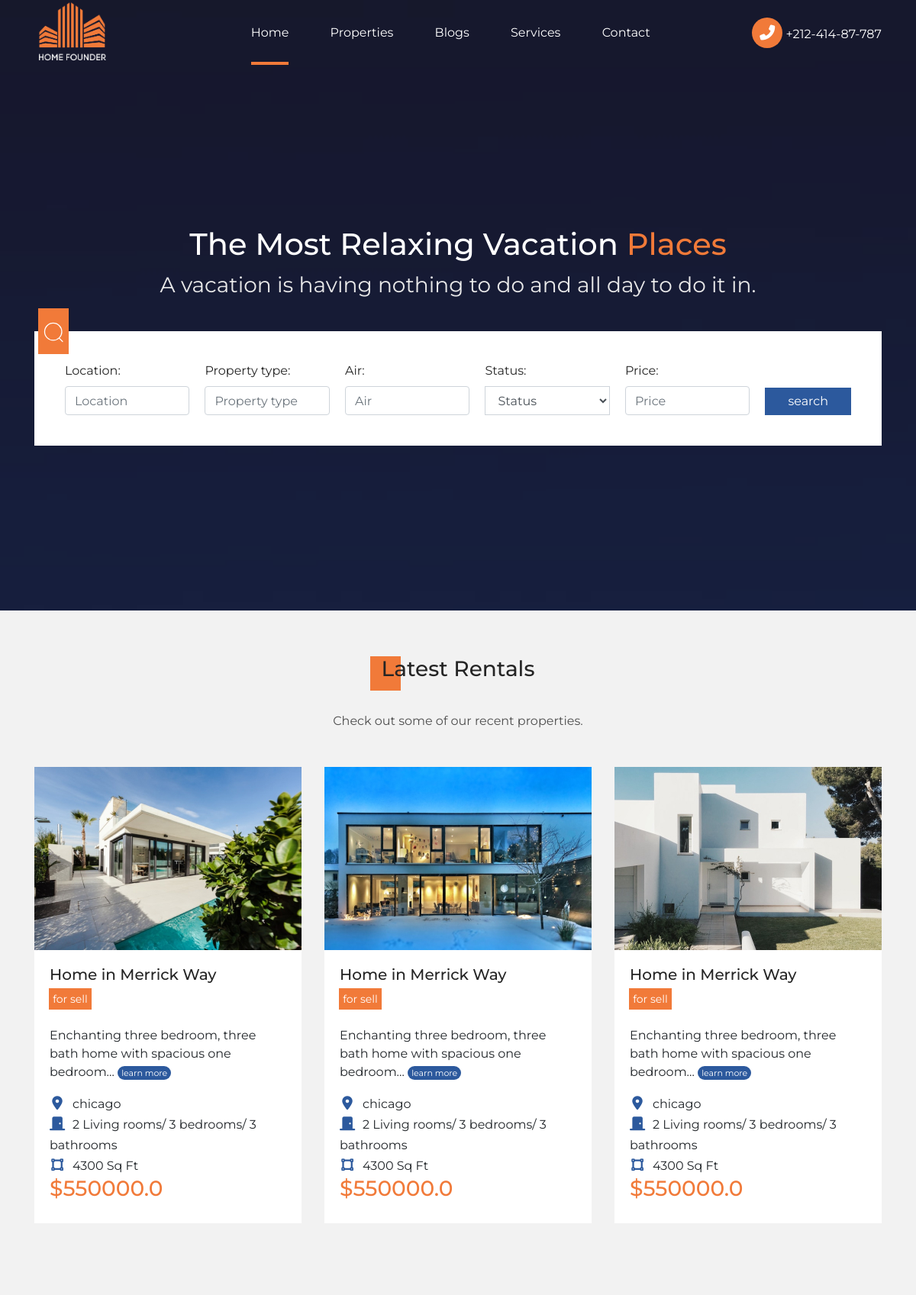
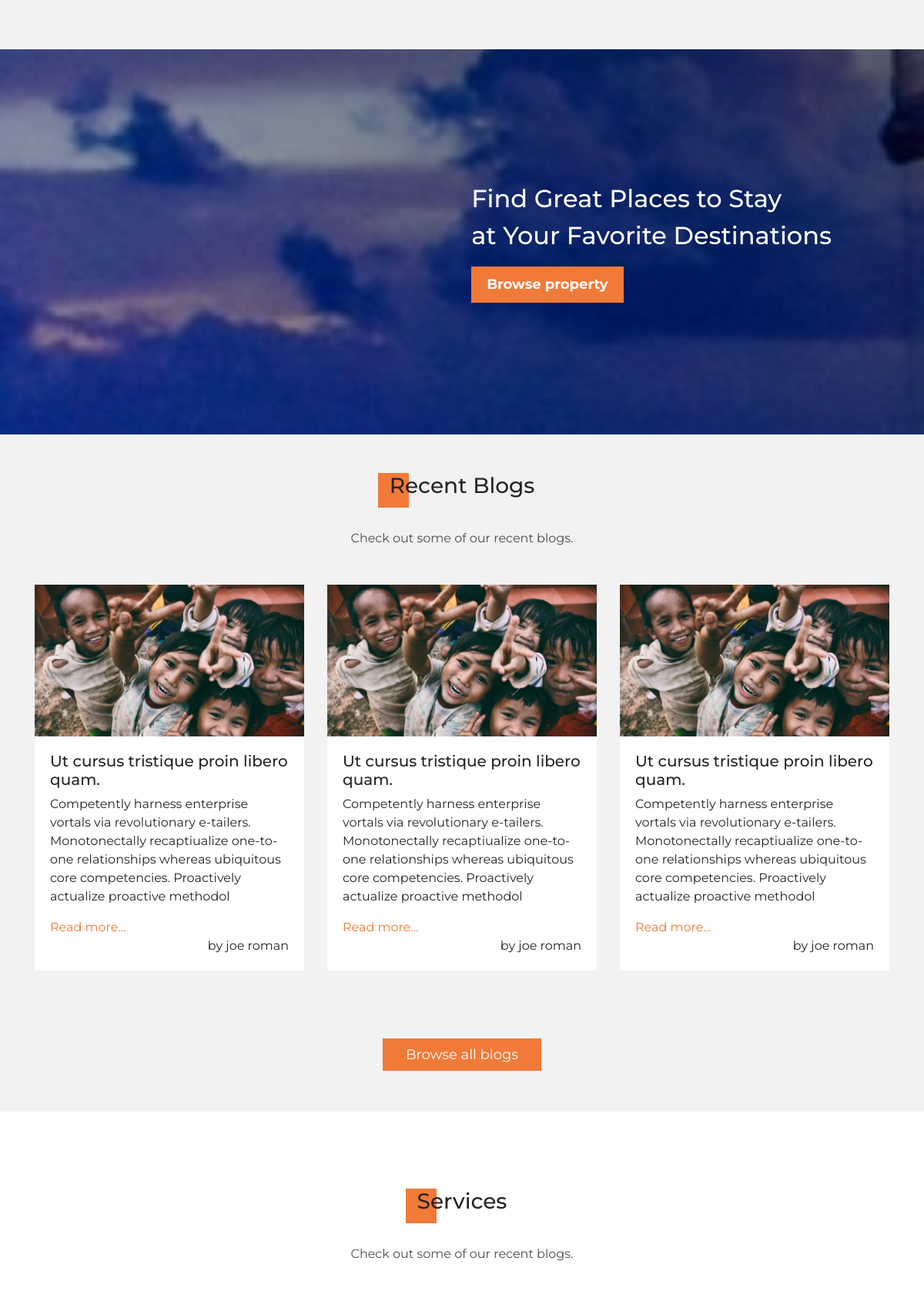
The page / (upper part) on the database its author committed (2 pictures, top to bottom).
### core/models.py (models this page shows, shortened)
class Propreties(models.Model):
	title = models.CharField(max_length=30)
	mini_des = models.CharField(max_length=160,default='')
	full_description = models.TextField(default='')
	location = models.CharField(max_length=30)
	prop_type = models.CharField(max_length=30,default='')
	living_rooms = models.CharField(max_length=30,default='')
	beds_rooms = models.CharField(max_length=30,default='')
	bath_rooms = models.CharField(max_length=30,default='')
	kitchen = models.CharField(max_length=30,default='')
	extra_feature = models.CharField(max_length=30,default='',blank=True,null=True)
	air = models.CharField(max_length=30)
	status = models.CharField(max_length=30,choices=(
		('sell','sell'),
		('rent','rent')
		))
	price = models.FloatField()
	featured = models.BooleanField(default=False)
	principale_image = models.ImageField(default='images.png')
	list_images = models.ManyToManyField(ListImages,blank=True)
	comment = models.ManyToManyField(Comment)

class Blogs(models.Model):
	title = models.CharField(max_length=30)
	image = models.ImageField()
	mini_des = models.CharField(max_length=200)
	description = models.TextField()
	date_created = models.DateTimeField(auto_now_add=True)
	comment = models.ManyToManyField(Comment)

### core/views.py (the view)
# urls.py: 2. Add a URL to urlpatterns:  path('', Home.as_view(), name='home')
class Home(View):
	def get(self,*args,**kwargs):
		properties = Propreties.objects.all()
		blogs = Blogs.objects.all()
		f = PropertieFilter(self.request.GET, queryset=properties)
		context = {
		'properties':properties[0:3],
		'blogs':blogs[0:3],
		'filter':f
		}
		return render(self.request,'home.html',context)

### templates/home.html (shortened to what this page needs)
{% extends 'main.html' %}
{%load static%}
{% block content %}
 <nav id="navbar">
        <div class="container nav_container">
            <div class="logo">
                <img class="img-fluid" src="{% static 'images/logo.png' %}" >
            </div>
            <ul class="nav_links">
                <li class="active"><a href="{%url 'app:home'%}">Home</a></li>
                <li><a href="{% url 'app:properties'%}">Properties</a></li>
                <li><a href="{% url 'app:blogs'%}">Blogs</a></li>
                <li><a href="#">Services</a></li>
                <li><a href="{% url 'app:contact'%}">Contact</a></li>
            </ul>
            <div class="phone_number">
                <i class="fas fa-phone-alt"></i>
                <span>+212-414-87-787</span>
            </div>
        </div>
    </nav>
 <header id="header">
        <div class="container">
            <div class="content">
                <h1>The Most Relaxing Vacation <span>Places</span></h1>
                <p>A vacation is having nothing to do and all day to do it in.</p>
                {%  include 'filters.html' %}
            </div>
        </div>
    </header>
    <section id="properties">
        <div class="container">
            <div class="main_heading">
                <h3><p>Latest Rentals</p> <span></span></h3>
                <p class="head_desc">Check out some of our recent properties.  </p>
            </div>
            <div class="row mt-5">
                {% for prop in properties%}
                    <div class="col-md-4 mb-5">
                        <a href="{% url 'app:propertie' prop.id %}">
                            <div class="property_box">
                                <img src="{{prop.principale_image.url}}" alt="" class="img-fluid">
                                <h5 class="prop_title"><a href="{% url 'app:propertie' prop.id %}">{{prop.title}}</a></h5>
                                <span class="prop_type">for {{prop.status}}</span>
                                <p class="prop_desciption">{{prop.mini_des}}
                                  <a href="{% url 'app:propertie' prop.id %}" class="learn-more">learn more</a>
                                </p>
                                <ul class="prop_info">
                                    <li><i class="fas fa-map-marker-alt"></i>{{prop.location}}</li>
                                    <li><i class="fas fa-door-closed"></i>{{prop.living_rooms}}/ {{prop.beds_rooms}}/ {{prop.bath_rooms}}</li>
                                    <li><i class="fas fa-vector-square"></i>{{prop.air}}</li>
                                </ul>
                                <h3 class="prop_price">${{prop.price}}</h3>
                            </div>
                        </a>
                    </div>
                {%endfor%}
            </div>
        </div>
    </section>
    <section id="quoat">
        <div class="text_container">
            <p>Find Great Places to Stay <br> at Your Favorite Destinations </p>
            <a href="#">Browse property</a>
        </div>
    </section>
    <section id="blogs">
        <div class="container">
            <div class="main_heading">
                <h3><p>Recent Blogs</p> <span></span></h3>
                <p class="head_desc">Check out some of our recent blogs.  </p>
            </div>
            <div class="row mt-5">
                {% for blog in blogs %}
                    <div class="col-md-4 mb-5">
                        <div class="blog_box">
                            <div class="blog_img">
                                <img src="{{blog.image.url}}" alt="" class="img-fluid">
                            </div>
                            <div class="blog_content">
                                <h5 class="blog_title"><a href="#">Ut cursus tristique proin libero quam.</a></h5>
                                <p class="blog_desciption">{{blog.mini_des}}</p>
                                <a href="#" class="read_more" style="color:#F17A39;">Read more...</a>
                                <span class="autor">by joe roman</span>
                            </div>
                        </div>
                    </div>
                {% endfor %}
            </div>
            <div class="more_blog text-center mt-5">
                <a href="#">Browse all blogs</a>
            </div>
        </div>
    </section>
    <section id="services">
        <div class="container">
            <div class="main_heading">
                <h3><p>Services</p> <span></span></h3>
                <p class="head_desc">Check out some of our recent blogs.  </p>
            </div>
            <div class="row">
            </div>
        </div>
    </section>
{% endblock %}

### templates/main.html (shortened to what this page needs)
{% load static %}
<!DOCTYPE html>
<html lang="en">
<head>
    <link rel="stylesheet" href="https://cdn.jsdelivr.net/npm/bootstrap@4.6.0/dist/css/bootstrap.min.css">
    <link rel="stylesheet" type="text/css" href="{% static '/css/main.css' %}">
    <link rel="stylesheet" type="text/css" href="{% static '/css/p.css' %}">
    <link rel="stylesheet" type="text/css" href="{% static '/css/blogs.css' %}">
</head>
<body>
    {% block content  %}
    {% endblock content %}
</body>
</html>

### templates/filters.html (shortened to what this page needs)
{% load static %}
 				<form action="{% url 'app:properties' %}" method="post" class="search_box">
                    <div class="search_icon"><img src="{%static 'images/search_icon.svg'%}" alt=""></div>
                    <div class="selects_container">
                        <div class="prop">
                            <label for="id_location">Location:</label>
                            <input type="text" name="location" id="id_location" class="form-control"
                                placeholder="Location">
                        </div>
                        <div class="prop">
                            <label for="id_prop_type">Property type:</label>
                            <input type="text" name="prop_type" id="id_prop_type" class="form-control"
                                placeholder="Property type">
                        </div>
                        <div class="prop">
                            <label for="id_air">Air:</label>
                            <input type="text" name="air" id="id_air" class="form-control" placeholder="Air">
                        </div>
                        <div class="prop">
                            <label for="id_status">Status:</label>
                            <select name="status" id="id_status" class="form-control">
                                <option value="" selected>Status</option>
                            </select>
                        </div>
                        <div class="prop">
                            <label for="id_price">Price:</label>
                            <input type="number" name="price" step="any" id="id_price" class="form-control"     placeholder="Price">
                        </div>
                        <input class="search_btn" type="submit" value="search" />
                    </div>
                </form>

### rows shown on the page
Propreties: principale_image (picture), title "Home in Merrick Way", status "sell", mini_des "Enchanting three bedroom, three bath home with spacious one bedroom…", location "chicago", living_rooms "2 Living rooms", beds_rooms "3 bedrooms", bath_rooms "3 bathrooms", air "4300 Sq Ft", price "550000.0"
Propreties: principale_image (picture), title "Home in Merrick Way", status "sell", mini_des "Enchanting three bedroom, three bath home with spacious one bedroom…", location "chicago", living_rooms "2 Living rooms", beds_rooms "3 bedrooms", bath_rooms "3 bathrooms", air "4300 Sq Ft", price "550000.0"
Propreties: principale_image (picture), title "Home in Merrick Way", status "sell", mini_des "Enchanting three bedroom, three bath home with spacious one bedroom…", location "chicago", living_rooms "2 Living rooms", beds_rooms "3 bedrooms", bath_rooms "3 bathrooms", air "4300 Sq Ft", price "550000.0"
Blogs: image (picture), mini_des "Competently harness enterprise vortals via revolutionary e-tailers. Monotonectally recaptiualize one-to-one relationships whereas ubiquitous core competencies. Proactively actualize proactive methodol"
Blogs: image (picture), mini_des "Competently harness enterprise vortals via revolutionary e-tailers. Monotonectally recaptiualize one-to-one relationships whereas ubiquitous core competencies. Proactively actualize proactive methodol"
Blogs: image (picture), mini_des "Competently harness enterprise vortals via revolutionary e-tailers. Monotonectally recaptiualize one-to-one relationships whereas ubiquitous core competencies. Proactively actualize proactive methodol"
